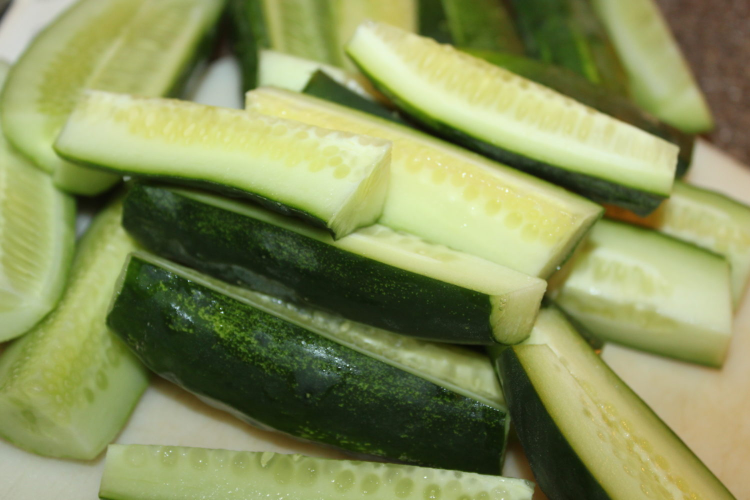
#> input picture dataset/test/cucumber/Image_5.jpg, 1500 x 1000 px, given as the content of the folder ../dataset/train, which was not available (shown at 1/2 size)
$ jupyter execute --allow-errors et01_dataset_analysis.ipynb   (text cells are left out)
#> lines starting #> are read from the running program, lines starting #| are printed output that depends on the picture; pictures that were not available may be replaced by others from this repository, and a replacement may not be noted
[cell 1]
import os
import cv2
import pandas as pd
import numpy as np
import matplotlib.pyplot as plt
from PIL import Image
import hashlib
from tqdm import tqdm

[cell 2]
import os

base_path = "../dataset"
splits = ["train", "test", "validation"]

structure = {}

for split in splits:
    split_path = os.path.join(base_path, split)
    structure[split] = os.listdir(split_path)

structure

[cell 3]
import pandas as pd

data_info = []

for split in splits:
    split_path = os.path.join(base_path, split)
    for cls in os.listdir(split_path):
        cls_path = os.path.join(split_path, cls)
        count = len(os.listdir(cls_path))
        data_info.append({
            "split": split,
            "class": cls,
            "count": count
        })

df = pd.DataFrame(data_info)
df.head()

[cell 4]
import matplotlib.pyplot as plt

df_total = df.groupby("class")["count"].sum().sort_values(ascending=False)

plt.figure(figsize=(16,6))
df_total.plot(kind="bar")
plt.title("Distribuição total das classes")
plt.ylabel("Número de imagens")
plt.xticks(rotation=90)
plt.show()
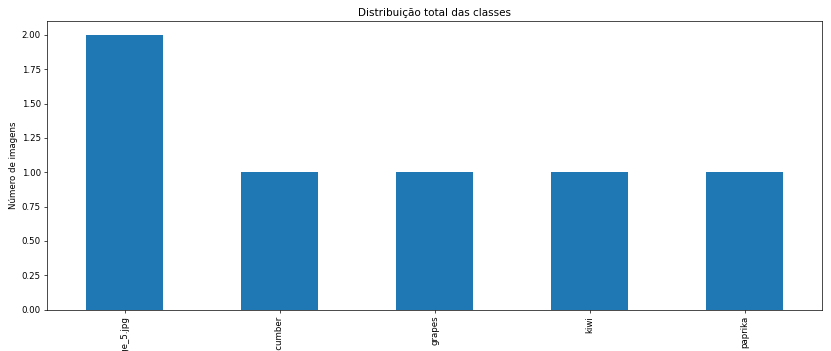
#> figure drawn by matplotlib, 1 panel; tallest bar 2 high, from x = -0.25 to 0.25

[cell 5]
from PIL import Image

invalid_images = []

for split in splits:
    split_path = os.path.join(base_path, split)
    for cls in os.listdir(split_path):
        cls_path = os.path.join(split_path, cls)
        for img_name in os.listdir(cls_path):
            img_path = os.path.join(cls_path, img_name)
            try:
                img = Image.open(img_path)
#> img is the input picture: PIL image 1500x1000 RGB; mean R, G, B 134.6, 143.8, 90.4
                img.verify()
            except:
                invalid_images.append(img_path)

print("Imagens inválidas:", len(invalid_images))

[cell 6]
sizes = []

for split in splits:
    split_path = os.path.join(base_path, split)
    for cls in os.listdir(split_path):
        cls_path = os.path.join(split_path, cls)
        for img_name in os.listdir(cls_path):
            img_path = os.path.join(cls_path, img_name)
            try:
                img = Image.open(img_path)
                sizes.append(img.size)
            except:
                pass

sizes_df = pd.DataFrame(sizes, columns=["width", "height"])
sizes_df.describe()

[cell 7]
# verificação de duplicatas
import hashlib

hashes = {}
duplicates = []

for split in splits:
    split_path = os.path.join(base_path, split)
    for cls in os.listdir(split_path):
        cls_path = os.path.join(split_path, cls)
        for img_name in os.listdir(cls_path):
            img_path = os.path.join(cls_path, img_name)
            try:
                with open(img_path, 'rb') as f:
                    file_hash = hashlib.md5(f.read()).hexdigest()
                    if file_hash in hashes:
                        duplicates.append((img_path, hashes[file_hash]))
                    else:
                        hashes[file_hash] = img_path
            except:
                pass

print("Duplicatas encontradas:", len(duplicates))

[cell 8]
report = {
    "total_classes": df["class"].nunique(),
    "total_images": df["count"].sum(),
    "invalid_images": len(invalid_images),
    "duplicates": len(duplicates),
    "mean_width": sizes_df["width"].mean(),
    "mean_height": sizes_df["height"].mean()
}

pd.DataFrame([report])

[cell 9]
SIZE = (128, 128)   # tamanho padrão
MODE = "L"          # grayscale

[cell 10]
#normalização e conversão das imagens para PeB

import os
from PIL import Image
from tqdm import tqdm

base_path = "../dataset"
output_path = "../dataset_clean"

splits = ["train", "test", "validation"]
SIZE = (128, 128)


for split in splits:
    split_dir = os.path.join(output_path, split)
    os.makedirs(split_dir, exist_ok=True)

for split in splits:
    print(f"\n🔄 Processando {split}...")

    split_path = os.path.join(base_path, split)
    out_split_path = os.path.join(output_path, split)

    for cls in os.listdir(split_path):
        cls_path = os.path.join(split_path, cls)
        out_cls_path = os.path.join(out_split_path, cls)
        os.makedirs(out_cls_path, exist_ok=True)

        for img_name in tqdm(os.listdir(cls_path)):
            img_path = os.path.join(cls_path, img_name)
            out_img_path = os.path.join(out_cls_path, img_name)

            try:
                img = Image.open(img_path)
                img = img.convert("L")           # grayscale
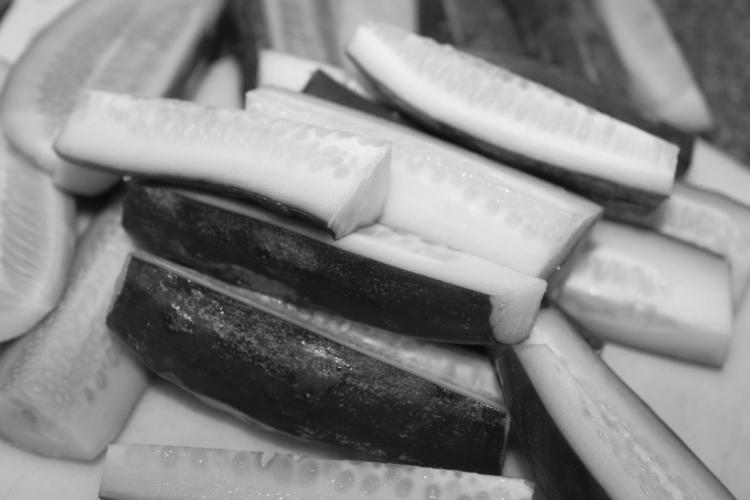
#> img: PIL image 1500x1000 L (shown at 1/2 size); min 7, max 253, mean 134.9
                img = img.resize(SIZE)           # normalização
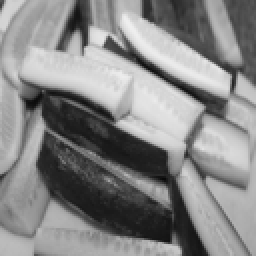
#> img: PIL image 128x128 L (shown 2 times larger); min 9, max 239, mean 134.9
                img.save(out_img_path)
            except:
                pass

print("\n✅ Normalização e conversão finalizadas!")

[cell 11]
print(os.listdir("../dataset_clean"))
print(os.listdir("../dataset_clean/train")[:5])

[cell 12]
#detecção das duplicatas na versão convertida
import hashlib

def image_hash(path):
    try:
        with open(path, 'rb') as f:
            return hashlib.md5(f.read()).hexdigest()
    except:
        return None

clean_path = "../dataset_clean"
hashes = {}
gray_duplicates = []

for split in splits:
    split_path = os.path.join(clean_path, split)
    for cls in os.listdir(split_path):
        cls_path = os.path.join(split_path, cls)
        for img_name in os.listdir(cls_path):
            img_path = os.path.join(cls_path, img_name)
            h = image_hash(img_path)
            if h:
                if h in hashes:
                    gray_duplicates.append((img_path, hashes[h]))
                else:
                    hashes[h] = img_path

print("Duplicatas semânticas (após normalização + grayscale):", len(gray_duplicates))

[cell 13]
#relatorio
import pandas as pd

df_gray = pd.DataFrame(gray_duplicates, columns=["duplicate_path", "original_path"])
#> (the rest of this cell did not finish here and is left out)

[cell 14]
#remoção as duplicatas

import os
import hashlib
import shutil
import pandas as pd
from tqdm import tqdm

source_path = "../dataset_clean"
target_path = "../dataset_dedup"

splits = ["train", "test", "validation"]

# Criar estrutura base
for split in splits:
    os.makedirs(os.path.join(target_path, split), exist_ok=True)

hashes = {}
kept = []
removed = []

def image_hash(path):
    try:
        with open(path, 'rb') as f:
            return hashlib.md5(f.read()).hexdigest()
    except:
        return None

print("🔄 Iniciando deduplicação...")

for split in splits:
    print(f"\n📁 Processando {split}")
    split_path = os.path.join(source_path, split)
    out_split_path = os.path.join(target_path, split)

    for cls in os.listdir(split_path):
        cls_path = os.path.join(split_path, cls)
        out_cls_path = os.path.join(out_split_path, cls)
        os.makedirs(out_cls_path, exist_ok=True)

        for img_name in tqdm(os.listdir(cls_path)):
            img_path = os.path.join(cls_path, img_name)
            h = image_hash(img_path)

            if h:
                if h not in hashes:
                    hashes[h] = img_path
                    # copia imagem única
                    shutil.copy2(img_path, os.path.join(out_cls_path, img_name))
                    kept.append(img_path)
                else:
                    removed.append((img_path, hashes[h]))

print("\n✅ Deduplicação finalizada!")
print("Imagens mantidas:", len(kept))
print("Duplicatas removidas:", len(removed))
